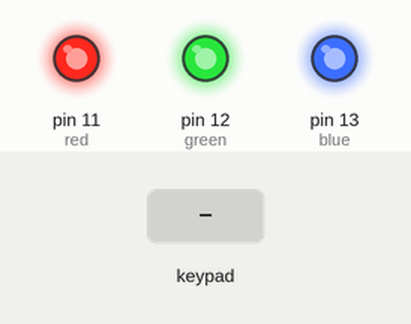
A sketch run on a simulated Arduino Uno, built with avr-gcc and run on an emulated ATmega328P. Shown: output pins drawn as LEDs (lit = HIGH). Wiring (inferred from the names in the program): 4×4 keypad with keys 1 2 3 A 4 5 6 B 7 8 9 C * 0 # D: rows pin 9, pin 8, pin 7, pin 6; columns pin 5, pin 4, pin 3, pin 2. Dashed ring = blinking. The test bench sets the inputs (shaded band). Pins used as bus, display or sensor lines are not drawn.

Above: at 1.2 s.
1.3 s: key 'A' pressed
At 2.7 s:
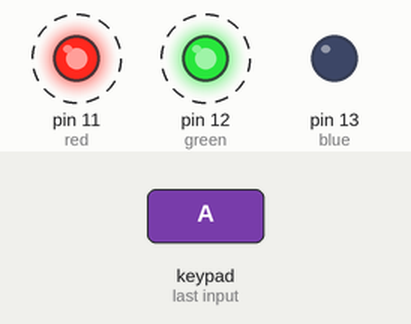
4.3 s: keypad keys 5 4 3 2 pressed 0.4 s apart
7.9 s: key '4' pressed
At 9.2 s:
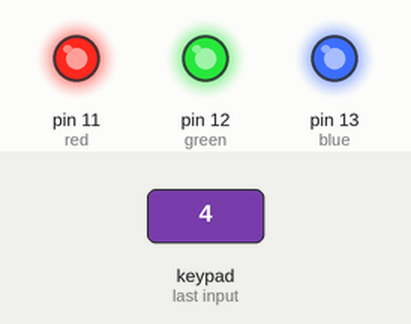
9.5 s: keypad keys 9 8 7 6 pressed 0.4 s apart
At 10.4 s:
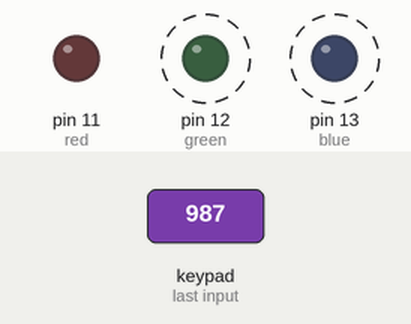
12.6 s: key 'B' pressed
At 14.0 s:
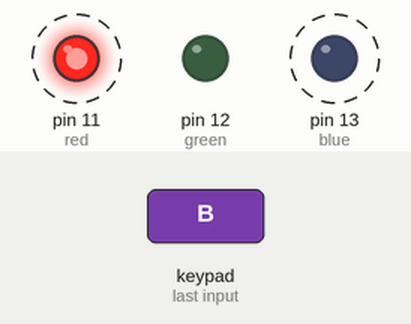
15.6 s: key '1' pressed
Timing chart, 0 to 18.8 s (numbered marks = the images above; inputs shaded):
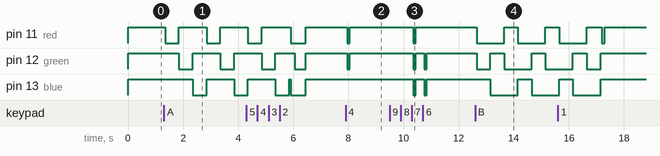

The sketch:

keypad.ino
```cpp
const int row_size = 4;
const int col_size = 4;
char keys[row_size][col_size] = {
  { '1', '2', '3', 'A' },
  { '4', '5', '6', 'B' },
  { '7', '8', '9', 'C' },
  { '*', '0', '#', 'D' }
};

char row_pin[row_size] = { 9, 8, 7, 6 };
char col_pin[col_size] = { 5, 4, 3, 2 };

int red = 11;
int green = 12;
int blue = 13;

void setup() {

  pinMode(9, INPUT);
  pinMode(8, INPUT);
  pinMode(7, INPUT);
  pinMode(6, INPUT);

  pinMode(5, OUTPUT);
  pinMode(4, OUTPUT);
  pinMode(3, OUTPUT);
  pinMode(2, OUTPUT);

  pinMode(red, OUTPUT);
  digitalWrite(red, HIGH);

  pinMode(green, OUTPUT);
  digitalWrite(green, HIGH);

  pinMode(blue, OUTPUT);
  digitalWrite(blue, HIGH);
}

void loop() {

  char kp = getKey();
  // kp for keyPressed;

  if (kp != 'k') {


    if (kp == '1') {
      digitalWrite(red, LOW);
    }

    if (kp == '2') {
      digitalWrite(green, LOW);
    }

    if (kp == '3') {
      digitalWrite(blue, LOW);
    }

    if (kp == 'A') {
      for (int i = 0; i <= 2; i++) {
        digitalWrite(red, LOW);
        delay(500);
        digitalWrite(red, HIGH);
        digitalWrite(green, LOW);
        delay(500);
        digitalWrite(green, HIGH);
        digitalWrite(blue, LOW);
        delay(500);
        digitalWrite(blue, HIGH);
      }
    }

    if (kp == '4') {
      digitalWrite(red, LOW);
      digitalWrite(green, LOW);
    }

    if (kp == '5') {
      digitalWrite(red, LOW);
      digitalWrite(blue, LOW);
    }

    if (kp == '6') {
      digitalWrite(green, LOW);
      digitalWrite(blue, LOW);
    }

    if (kp == 'B') {
      for (int i = 0; i <= 2; i++) {
        digitalWrite(red, LOW);
        digitalWrite(green, LOW);
        delay(500);
        digitalWrite(red, LOW);
        digitalWrite(green, HIGH);
        digitalWrite(blue, LOW);
        delay(500);
        digitalWrite(red, HIGH);
        digitalWrite(green, LOW);
        digitalWrite(blue, LOW);
        delay(500);
        digitalWrite(green, HIGH);
        digitalWrite(blue, HIGH);
      }
    }

    if(kp == '7'){
      digitalWrite(red,0);
      digitalWrite(green,0);
      digitalWrite(blue,0);
    }
  } else {
    digitalWrite(red, HIGH);
    digitalWrite(green, HIGH);
    digitalWrite(blue, HIGH);
  }
}


char getKey() {
  char x = 'k';


  for (int c = 0; c < col_size; c++) {
    digitalWrite(col_pin[c], LOW);  // Rapidly turn on each column
    for (int r = 0; r < row_size; r++) {
      if (digitalRead(row_pin[r]) == LOW) {
        delay(50);
        x = keys[r][c];
      }
    }
    digitalWrite(col_pin[c], HIGH);
  }

  return x;
}
```

Measured:
- after the input at 1.3 s, pin 11 (red): alternates HIGH for 1.0 s and LOW for 0.50 s, starting after 0.05 s; pin 12 (green): alternates HIGH for 1.0 s and LOW for 0.50 s, starting after 0.55 s; pin 13 (blue): HIGH → LOW after 1.1 s, → HIGH 0.50 s later, → LOW 1.0 s later
- after the input at 7.9 s, pin 11 (red), pin 12 (green): HIGH → LOW after 0.05 s, → HIGH 0.10 s later
- after the input at 9.5 s, pin 11 (red): HIGH → LOW after 0.85 s, → HIGH 0.10 s later; pin 12 (green), pin 13 (blue): alternates HIGH for 0.30 s and LOW for 0.10 s, 4 changes in all, then stays HIGH, starting after 0.85 s
- after the input at 12.6 s, pin 11 (red): alternates HIGH for 0.50 s and LOW for 1.0 s, starting after 0.05 s; pin 12 (green): goes LOW 0.50 s, HIGH 0.50 s, LOW 1.0 s, HIGH 0.50 s, then LOW, starting after 0.05 s; pin 13 (blue): HIGH → LOW after 0.55 s, → HIGH 1.0 s later, → LOW 0.50 s later
